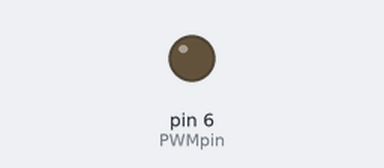
Bench run of a sketch on a simulated Arduino Uno, built with avr-gcc and run on an emulated ATmega328P. Parts: output pins drawn as LEDs (lit = HIGH).

Above: at 0.15 s.
At 39.84 s:
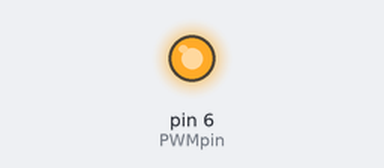
Timing chart, 0 to 40.0 s (numbered marks = the images above):
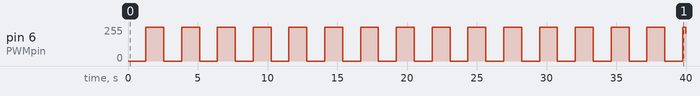

The sketch:

Arduino_LED_PWM_blink.ino
```cpp
// Dim an LED using a PWM pin
int PWMpin = 6;  // LED in series with 330 ohm resistor on pin 6

void setup() {
  pinMode(PWMpin, OUTPUT);
}

void loop() {
  for (int i = 0; i <= 255; i=i+1) {
    analogWrite(PWMpin, i);
    delay(5);
  }
  for (int i = 255; i >= 0; i--) {
    analogWrite(PWMpin, i);
    delay(5);
  }
}
```

Measured:
- by itself, pin 6 (PWMpin): 0/255 → 255/255 at 1.3 s, → 0/255 1.3 s later, → 255/255 1.3 s later, → 0/255 1.3 s later, … (32 changes in this stretch)
